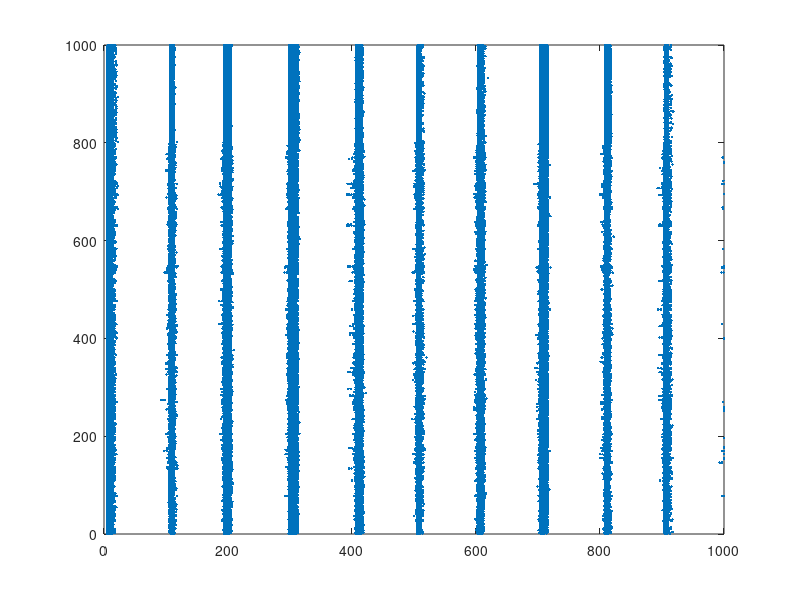

Write the MATLAB code that produced this figure.
% Created by Eugene M. Izhikevich, February 25, 2003
% Excitatory neurons    Inhibitory neurons
Ne=800;                 Ni=200;
re=rand(Ne,1);          ri=rand(Ni,1);
a=[0.02*ones(Ne,1);     0.02+0.08*ri];
b=[0.2*ones(Ne,1);      0.25-0.05*ri];
c=[-65+15*re.^2;        -65*ones(Ni,1)];
d=[8-6*re.^2;           2*ones(Ni,1)];
S=[0.5*rand(Ne+Ni,Ne),  -rand(Ne+Ni,Ni)];

v=-65*ones(Ne+Ni,1);    % Initial values of v
u=b.*v;                 % Initial values of u
firings=[];             % spike timings

for t=1:1000            % simulation of 1000 ms
  I=[5*randn(Ne,1);2*randn(Ni,1)]; % thalamic input
  I=[10*ones(Ne,1); 2*zeros(Ni,1)];
  fired=find(v>=30);    % indices of spikes
  firings=[firings; t*ones(size(fired)),fired];
  v(fired)=c(fired);
  u(fired)=u(fired)+d(fired);
  I=I+sum(S(:,fired),2);
  v=v+0.5*(0.04*v.^2+5*v+140-u+I); % step 0.5 ms
  v=v+0.5*(0.04*v.^2+5*v+140-u+I); % for numerical
  u=u+a.*(b.*v-u);                 % stability
end

plot(firings(:,1),firings(:,2),'.');
